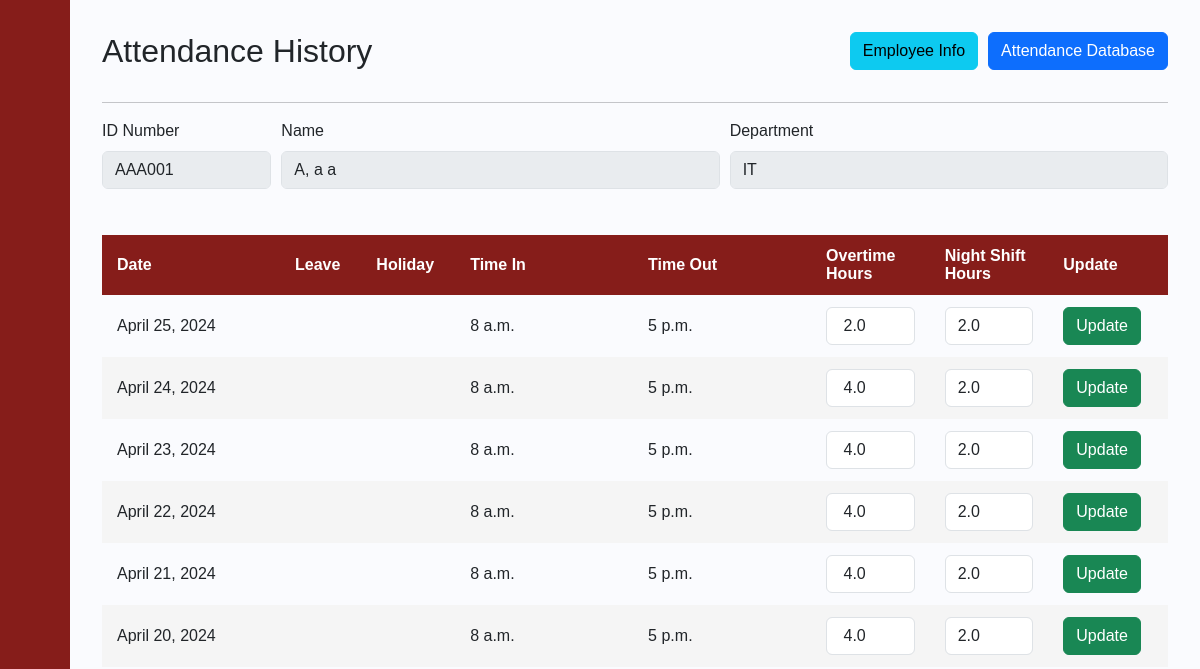
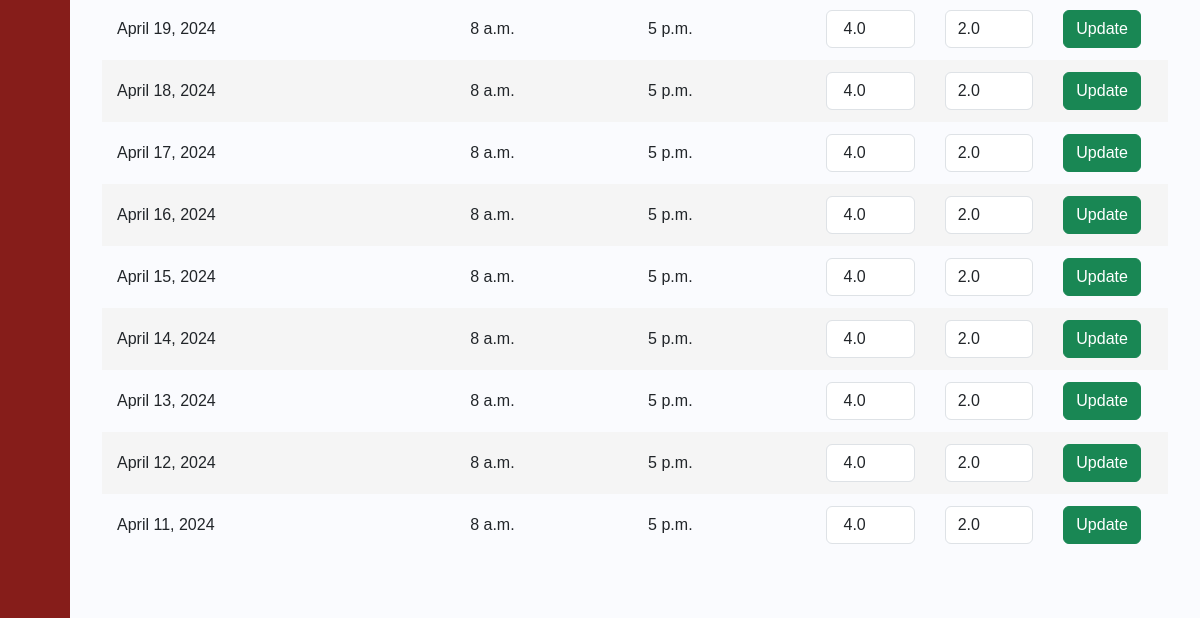
Before: /employee_attendance/1/AAA001/ with the older database file (2 pictures, top to bottom).
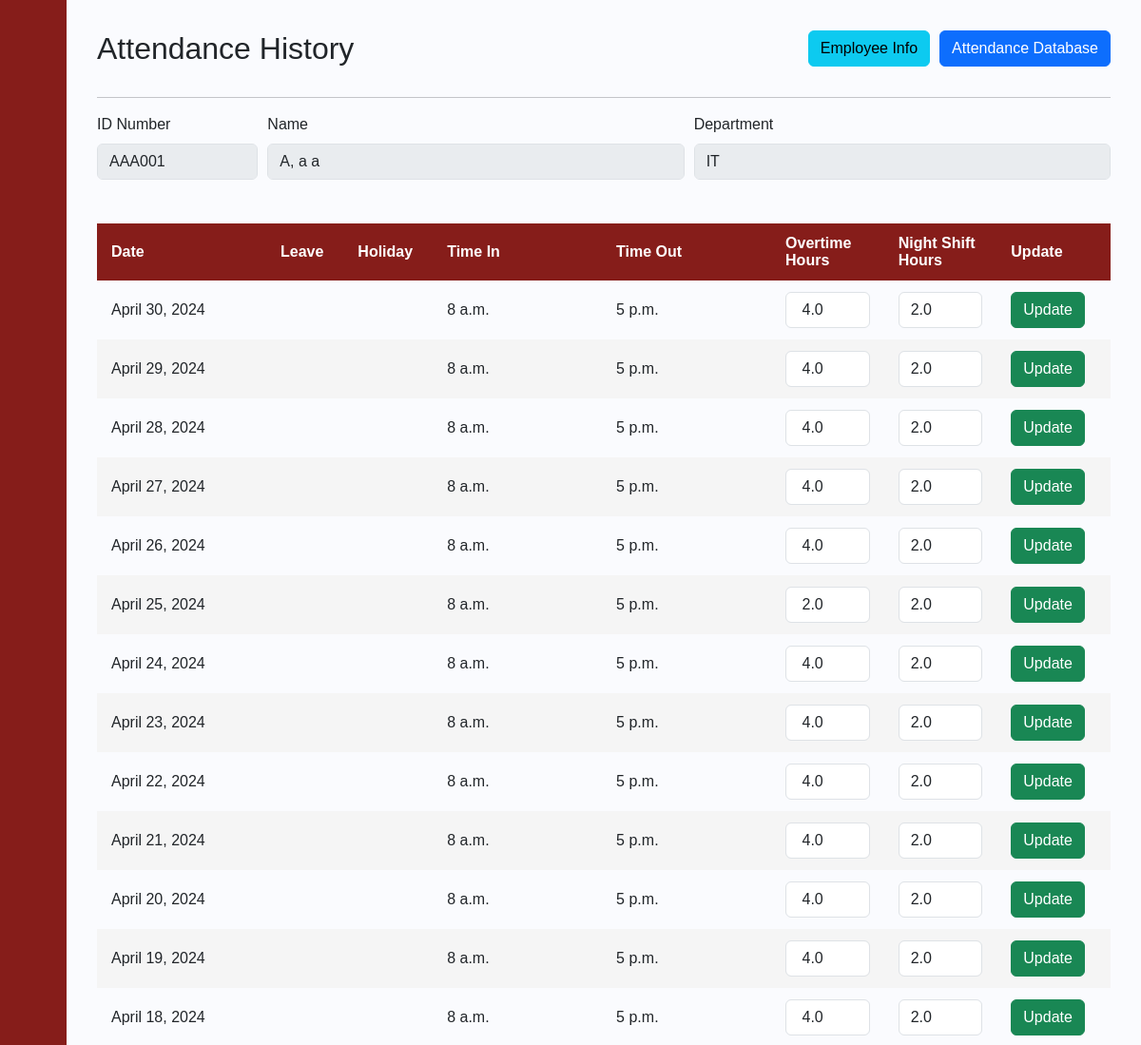
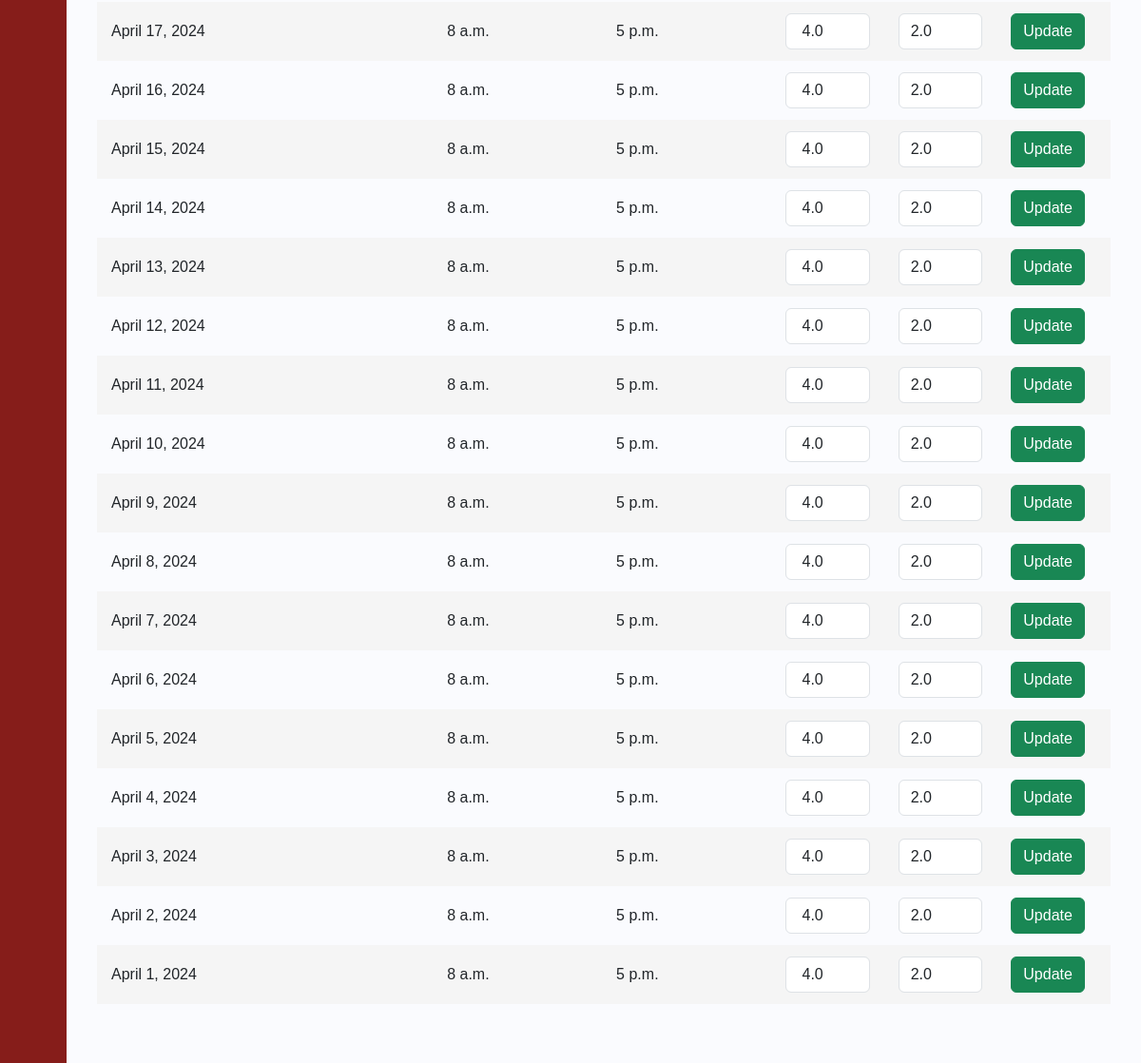
After: the same page with the newer database file (2 pictures, top to bottom).
### payrollapp/models.py (models this page shows, shortened)
class ATTENDANCE_HISTORY(models.Model):
    History_ID = models.IntegerField(primary_key=True)
    Employee_ID = models.ForeignKey(Employee, on_delete=models.CASCADE, blank=True, null=True)
    Leave_ID = models.ForeignKey(Leave, on_delete=models.CASCADE, blank=True, null=True)#Here null blank=true
    Holiday_ID = models.ForeignKey(HOLIDAY, on_delete=models.CASCADE, blank=True, null=True)
    TimeIn = models.TimeField(blank=True, null=True)
    TimeOut = models.TimeField(blank=True, null=True)
    TimeIn_2 = models.TimeField(blank=True, null=True)
    TimeOut_2 = models.TimeField(blank=True, null=True)
    Date = models.DateField(blank=True, null=True)
    OT = models.FloatField()#If in excess of 8 add to OT
    NightShift = models.FloatField()
    OT_applied = models.CharField(max_length=250, blank=True, null=True)#If in excess of 8 add to OT
    NightShift_applied = models.CharField(max_length=250, blank=True, null=True)
    HoursWorked = models.FloatField()

### payrollapp/views.py (the view, shortened to what this page needs)
# urls.py: path('employee_attendance/<int:UID>/<str:EID>/', views.employee_attendance, name='employee_attendance'),
def employee_attendance(request, UID, EID):
    user = get_object_or_404(USER_ACCOUNT, pk=UID)
    a = get_object_or_404(Employee, pk=EID)
    attendance_record = ATTENDANCE_HISTORY.objects.filter(Employee_ID=a).order_by('-Date').values()
    return render(request, 'payrollapp/employee_attendance.html', {'user':user, 'a':a, 'attendance_record':attendance_record})

### payrollapp/models.py (called while the page is built)
    def getFullName(self):
        full_name = self.Last_name + ", " + self.First_name + " "+ self.Middle_name
        return full_name

### payrollapp/templates/payrollapp/employee_attendance.html (shortened to what this page needs)
{% extends 'payrollapp/base.html' %}
{% load static %}
{% block content %}
<div class="content">
  <div class="form-row">
    <h2 class="form-group col-md-6" > Attendance History</h1>
    <div class="action-icons col-md-6">
      <a class="btn btn-info form-group" href="{% url 'employee_info' UID=user.pk EID=a.pk %}">Employee Info</a>
      <a class="btn btn-primary form-group" href="{% url 'attendance_db' UID=user.pk %}">Attendance Database</a>
    </div>
  </div>
   <hr>
   <div class="form-row">
    <div class="form-group col-md-2">
        <label for="inputID">ID Number</label>
        <input type="text" class="form-control" id="inputID" value="{{a.id_number}}" readonly>
    </div>
    <div class="form-group col-md-5">
      <label for="inputFullName"> Name</label>
      <input type="text" class="form-control" id="inputFullName" value="{{a.getFullName}}" readonly>
    </div>
    <div class="form-group col-md-5">
        <label for="inputDept">Department</label>
        <input type="text" class="form-control" id="inputDept" value="{{a.Department}}" readonly>
    </div>
  </div>
    <div style="overflow-x:auto;">
      <table id="posts">
          <thead>
              <tr>
                  <th style="width:15%">Date</th>
                  <th style="width:5%">Leave</th>
                  <th style="width:5%">Holiday</th>
                  <th style="width:15%">Time In</th>
                  <th style="width:15%">Time Out</th>
                  <th style="width:10%">Overtime Hours</th>
                  <th style="width:10%">Night Shift Hours</th>
                  <th style="width:10%">Update</th>
              </tr>
          </thead>
          <tbody>
              {% for x in attendance_record %}
              <tr>
                  <td>{{x.Date}}</td>
                  <td>
                  </td>
                  <td>
                  </td>
                  <td>{{x.TimeIn}}</td>
                  <td>{{x.TimeOut_2}}</td>
                  <form method="POST" action="#">{% csrf_token %}
                      <td><input type="float" class="form-control" id="empOT" name="empOT" value=" {{x.OT}}" pattern="[0-4]" required></td>
                      <td><input type="float" class="form-control" id="empNightShft" name="empNightShft" value="{{x.NightShift}}"  pattern="[0-8]" required></td>
                      <td><li><button class="btn btn-success" type="submit">Update</button></li></td>
                  </form>
              </tr>
              {% endfor %}
          </tbody>
      </table>
    </div>
</div>
{% endblock %}

Changed rows visible on the page:
added ATTENDANCE_HISTORY: Date "April 30, 2024", TimeIn "8 a.m.", TimeOut_2 "5 p.m.", empOT "4.0", empNightShft "2.0"
added ATTENDANCE_HISTORY: Date "April 29, 2024", TimeIn "8 a.m.", TimeOut_2 "5 p.m.", empOT "4.0", empNightShft "2.0"
added ATTENDANCE_HISTORY: Date "April 28, 2024", TimeIn "8 a.m.", TimeOut_2 "5 p.m.", empOT "4.0", empNightShft "2.0"
added ATTENDANCE_HISTORY: Date "April 27, 2024", TimeIn "8 a.m.", TimeOut_2 "5 p.m.", empOT "4.0", empNightShft "2.0"
added ATTENDANCE_HISTORY: Date "April 26, 2024", TimeIn "8 a.m.", TimeOut_2 "5 p.m.", empOT "4.0", empNightShft "2.0"
added ATTENDANCE_HISTORY: Date "April 10, 2024", TimeIn "8 a.m.", TimeOut_2 "5 p.m.", empOT "4.0", empNightShft "2.0"
added ATTENDANCE_HISTORY: Date "April 9, 2024", TimeIn "8 a.m.", TimeOut_2 "5 p.m.", empOT "4.0", empNightShft "2.0"
added ATTENDANCE_HISTORY: Date "April 8, 2024", TimeIn "8 a.m.", TimeOut_2 "5 p.m.", empOT "4.0", empNightShft "2.0"
added ATTENDANCE_HISTORY: Date "April 7, 2024", TimeIn "8 a.m.", TimeOut_2 "5 p.m.", empOT "4.0", empNightShft "2.0"
added ATTENDANCE_HISTORY: Date "April 6, 2024", TimeIn "8 a.m.", TimeOut_2 "5 p.m.", empOT "4.0", empNightShft "2.0"
added ATTENDANCE_HISTORY: Date "April 5, 2024", TimeIn "8 a.m.", TimeOut_2 "5 p.m.", empOT "4.0", empNightShft "2.0"
added ATTENDANCE_HISTORY: Date "April 4, 2024", TimeIn "8 a.m.", TimeOut_2 "5 p.m.", empOT "4.0", empNightShft "2.0"
added ATTENDANCE_HISTORY: Date "April 3, 2024", TimeIn "8 a.m.", TimeOut_2 "5 p.m.", empOT "4.0", empNightShft "2.0"
added ATTENDANCE_HISTORY: Date "April 2, 2024", TimeIn "8 a.m.", TimeOut_2 "5 p.m.", empOT "4.0", empNightShft "2.0"
added ATTENDANCE_HISTORY: Date "April 1, 2024", TimeIn "8 a.m.", TimeOut_2 "5 p.m.", empOT "4.0", empNightShft "2.0"
